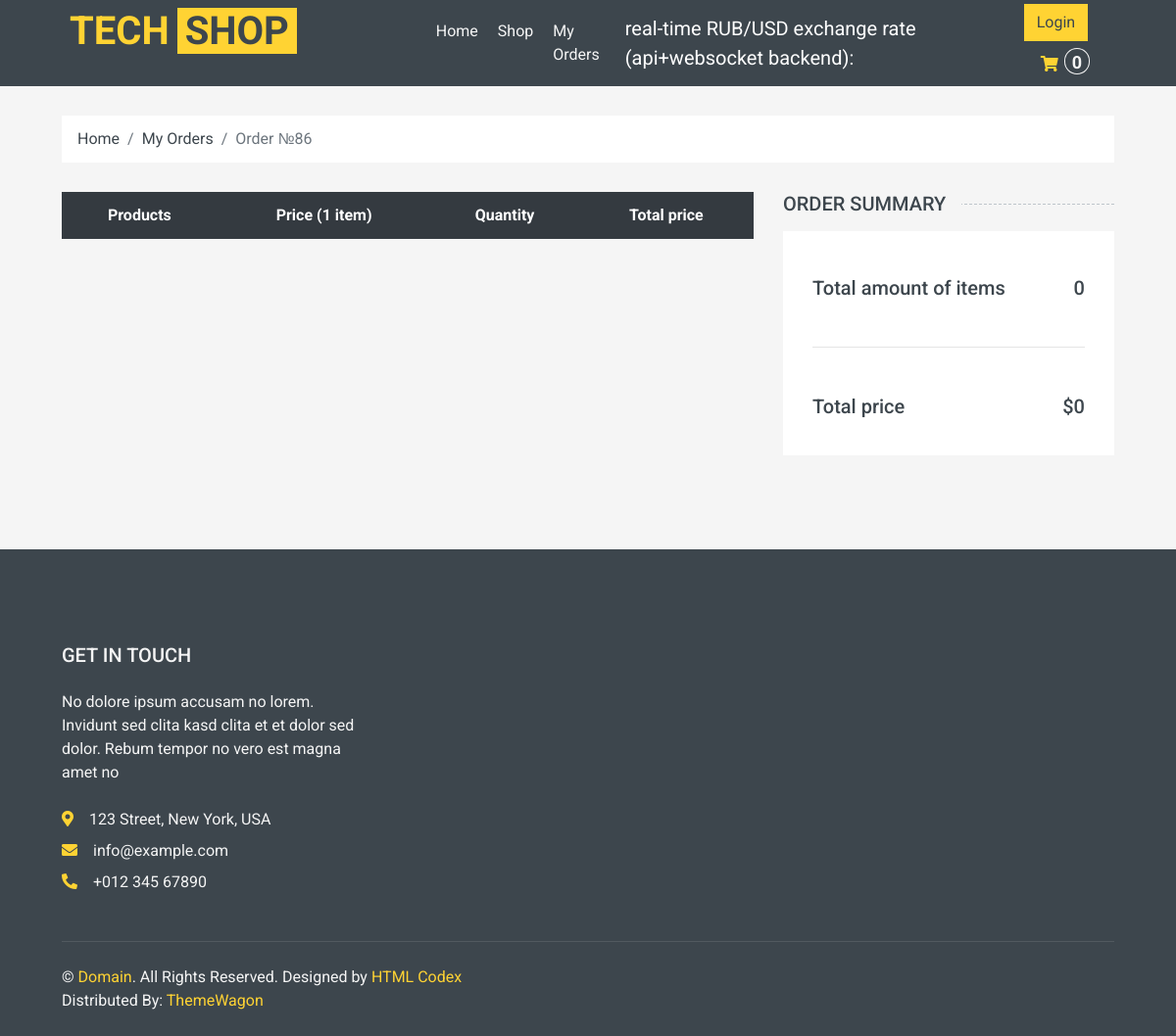
Before: /order_detail/86 with the older database file.
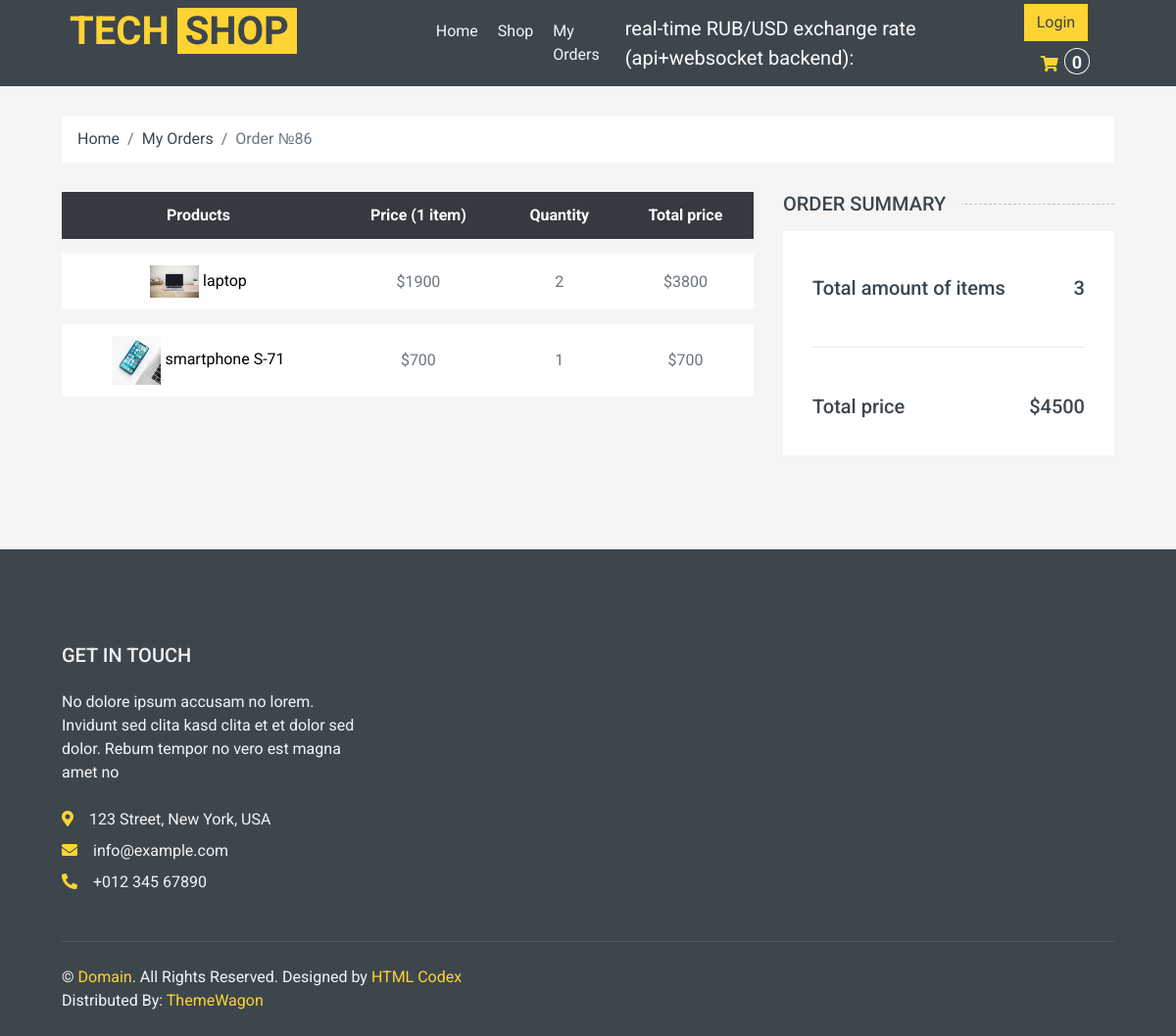
After: the same page with the newer database file.
### shop/models.py (models this page shows, shortened)
class Order(models.Model):
    STATUS = (
    ("Pending", "Pending"),
    ("Ready", "Ready"),
    ("Delivered", "Delivered"),
    ("Cart", "Cart"),
    )
    date_created = models.DateTimeField(null = True)
    products = models.ManyToManyField("Product")
    customer = models.ForeignKey(User, blank = True, null = True, on_delete = models.SET_NULL)
    status = models.CharField(choices = STATUS, default = "Pending", max_length = 255)
    date_added = models.DateTimeField(auto_now_add = True, null = True)
    @property
    def order_total_price(self):
        return sum([item.total_item_price for item in self.orderitem_set.all()])
    @property
    def order_total_quantity(self):
        return sum([item.quantity for item in self.orderitem_set.all()])

class OrderItem(models.Model):
    order = models.ForeignKey("Order", on_delete = models.CASCADE)
    product = models.ForeignKey("Product", null = True, blank = True, on_delete = models.CASCADE )
    quantity = models.IntegerField()
    date_added = models.DateTimeField(auto_now = True, null = True, blank = True)
    @property
    def total_item_price(self):
        return self.product.price * self.quantity

class Product(models.Model):
    CATEGORY = (
    ("Tech", "Tech"),
    ("New", "New"),
    ("Popular", "Popular"),
    )
    default_description = """
    Eos no lorem eirmod diam diam, eos elitr et gubergren diam sea. Consetetur vero aliquyam invidunt duo dolores et duo sit. Vero diam ea vero et dolore rebum, dolor rebum eirmod consetetur invidunt sed sed et, lorem duo et eos elitr, sadipscing kasd ipsum rebum diam. Dolore diam stet rebum sed tempor kasd eirmod. Takimata kasd ipsum accusam sadipscing, eos dolores sit no ut diam consetetur duo justo est, sit sanctus diam tempor aliquyam eirmod nonumy rebum dolor accusam, ipsum kasd eos consetetur at sit rebum, diam kasd invidunt tempor lorem, ipsum lorem elitr sanctus eirmod takimata dolor ea invidunt.

    Dolore magna est eirmod sanctus dolor, amet diam et eirmod et ipsum. Amet dolore tempor consetetur sed lorem dolor sit lorem tempor. Gubergren amet amet labore sadipscing clita clita diam clita. Sea amet et sed ipsum lorem elitr et, amet et labore voluptua sit rebum. Ea erat sed et diam takimata sed justo. Magna takimata justo et amet magna et.
    """
    name = models.CharField(verbose_name = "название продукта" , max_length = 100)
    price = models.IntegerField(null = True, blank = True)
    description = models.TextField(default = default_description, blank = True)
    rating = models.IntegerField(null = True, blank = True)
    pic = models.ImageField(upload_to = "shop/%Y/%m", null = True, blank = True, default = "default_picture.png")
    added_at = models.DateTimeField(verbose_name = "Data of appearance", auto_now_add = True, null = True)
    category = models.CharField(max_length = 100, choices = CATEGORY)
    slug = models.SlugField(blank = True)

### shop/views.py (the view)
# urls.py: path('order_detail/<int:order_id>', order_detail, name = "order_detail"),
def order_detail(request, order_id):
    order = Order.objects.get(id=order_id)
    order_items = OrderItem.objects.all().filter(order = order)
    ctx = {
    "order":order,
    "order_items" : order_items,
    }
    return render(request, "orders/order_detail.html", ctx)

### shop/context_processors.py (called while the page is built)
def get_cart_total(request):
    crt = get_cart(request)
    return {"crt_total_quantity": crt.order_total_quantity}

### shop/utils.py (called while the page is built)
def get_cart(request):
    user = request.user
    if user.is_authenticated:
        crt, created = Order.objects.get_or_create(customer = user, status = "Cart")
    else:
        crt, created = Order.objects.get_or_create(customer = None, status = "Cart")
    return crt

### templates/orders/order_detail.html (shortened to what this page needs)
{%extends "main.html"%}
{%load static%}
{%block cart%}
    <div class="container-fluid">
        <div class="row px-xl-5">
            <div class="col-12">
                <nav class="breadcrumb bg-light mb-30">
                    <a class="breadcrumb-item text-dark" href="{%url 'index'%}">Home</a>
                    <a class="breadcrumb-item text-dark" href="{%url 'my_orders'%}">My Orders</a>
                    <span class="breadcrumb-item active">Order №{{order.id}}</span>
                </nav>
            </div>
        </div>
    </div>
    <div class="container-fluid">
        <div class="row px-xl-5">
            <div class="col-lg-8 table-responsive mb-5">
                <table class="table table-light table-borderless table-hover text-center mb-0">
                    <thead class="thead-dark">
                        <tr>
                            <th>Products</th>
                            <th>Price (1 item)</th>
                            <th>Quantity</th>
                            <th>Total price</th>
                        </tr>
                    </thead>
                    <tbody class="align-middle">
                        {% for item in order_items%}
                        <tr data-product_id_item ={{item.product.id}} >
                            <td class="align-middle">
                              <img src="{{item.product.pic.url}}" alt="" style="width: 50px;">
                               <a href="{%url 'detail' item.product.slug %}" style = "color:black;">{{item.product.name}}</a>
                            </td>
                            <td class="align-middle">${{item.product.price}} </td>
                            <td class="align-middle" data-product_id_price ={{item.product.id}} >{{item.quantity}}</td>
                            <td class="align-middle" data-product_id_price ={{item.product.id}} >${{item.total_item_price}}</td>
                        </tr>
                        {% endfor %}
                    </tbody>
                </table>
            </div>
            <div class="col-lg-4">
                <h5 class="section-title position-relative text-uppercase mb-3"><span class="bg-secondary pr-3">Order Summary</span></h5>
                <div class="bg-light p-30 mb-5">
                    <div class="pt-2">
                        <div class="d-flex justify-content-between mt-2">
                            <h5>Total amount of items</h5>
                            <h5 class = "crt_total_price">{{order.order_total_quantity}}</h5>
                        </div>
                        <br>
                        <hr>
                        <br>
                        <div class="d-flex justify-content-between mt-2">
                            <h5>Total price</h5>
                            <h5 class = "crt_total_price">${{order.order_total_price}}</h5>
                        </div>
                    </div>
                </div>
            </div>
        </div>
    </div>
{%endblock%}

Changed rows visible on the page:
computed for Order id 86: order_total_quantity "0" → "3"; order_total_price "0" → "4500"
added OrderItem: product.pic (picture), product.name "laptop", product.price "1900", quantity "2", total_item_price "3800"
added OrderItem: product.pic (picture), product.name "smartphone S-71", product.price "700", quantity "1", total_item_price "700"
